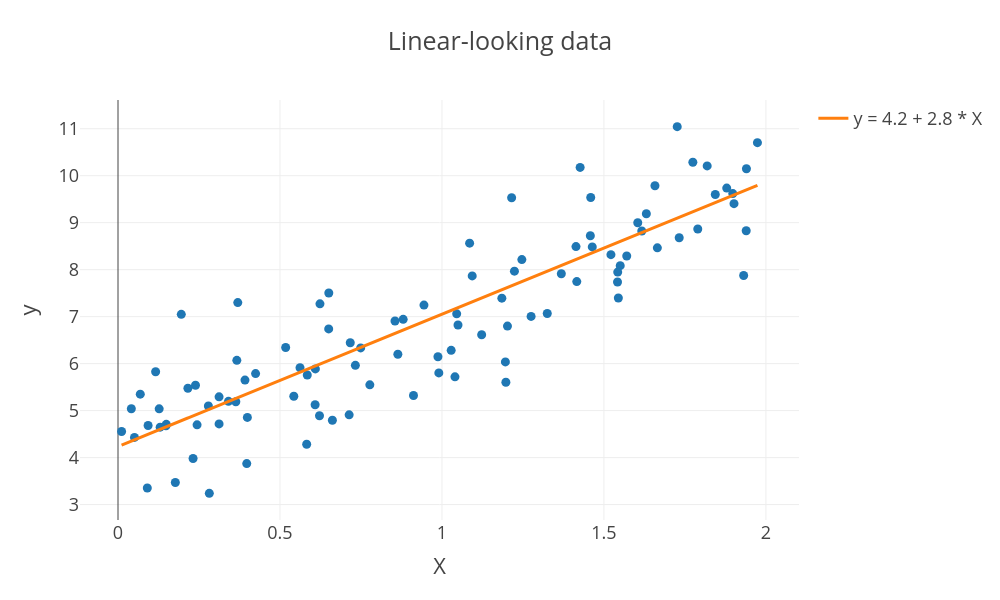

Here is the notebook cell this chart was saved with:
### Code cell
y_pred = lr.predict(X)
fig = px.scatter(x=X.flatten(), y=y.flatten(), title='Linear-looking data', labels={'x': 'X', 'y': 'y'}, width=1000, height=600)

# add the predicted values to the plot (as a line with diffferent color)
fig.add_scatter(x=X.flatten(), y=y_pred.flatten(), mode='lines', name='y = {} + {} * X'.format(intercept , slope))
